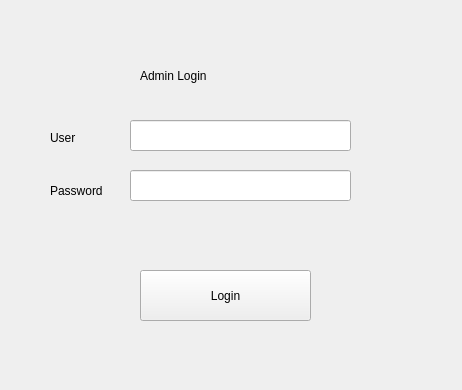
<?xml version="1.0" encoding="UTF-8"?>
<ui version="4.0">
 <class>Form</class>
 <widget class="QWidget" name="Form">
  <property name="geometry">
   <rect>
    <x>0</x>
    <y>0</y>
    <width>462</width>
    <height>390</height>
   </rect>
  </property>
  <property name="windowTitle">
   <string>Form</string>
  </property>
  <widget class="QLabel" name="label">
   <property name="geometry">
    <rect>
     <x>140</x>
     <y>60</y>
     <width>261</width>
     <height>31</height>
    </rect>
   </property>
   <property name="styleSheet">
    <string notr="true">font: 18pt &quot;MS Shell Dlg 2&quot;;</string>
   </property>
   <property name="text">
    <string>Admin Login</string>
   </property>
  </widget>
  <widget class="QLabel" name="label_2">
   <property name="geometry">
    <rect>
     <x>50</x>
     <y>130</y>
     <width>61</width>
     <height>16</height>
    </rect>
   </property>
   <property name="styleSheet">
    <string notr="true">font: 12pt &quot;MS Shell Dlg 2&quot;;</string>
   </property>
   <property name="text">
    <string>User</string>
   </property>
  </widget>
  <widget class="QLabel" name="label_4">
   <property name="geometry">
    <rect>
     <x>50</x>
     <y>180</y>
     <width>91</width>
     <height>21</height>
    </rect>
   </property>
   <property name="styleSheet">
    <string notr="true">font: 12pt &quot;MS Shell Dlg 2&quot;;</string>
   </property>
   <property name="text">
    <string>Password</string>
   </property>
  </widget>
  <widget class="QLineEdit" name="tb1">
   <property name="geometry">
    <rect>
     <x>130</x>
     <y>120</y>
     <width>221</width>
     <height>31</height>
    </rect>
   </property>
   <property name="styleSheet">
    <string notr="true">font: 12pt &quot;MS Shell Dlg 2&quot;;</string>
   </property>
  </widget>
  <widget class="QLineEdit" name="tb2">
   <property name="geometry">
    <rect>
     <x>130</x>
     <y>170</y>
     <width>221</width>
     <height>31</height>
    </rect>
   </property>
   <property name="styleSheet">
    <string notr="true">font: 12pt &quot;MS Shell Dlg 2&quot;;</string>
   </property>
   <property name="echoMode">
    <enum>QLineEdit::Password</enum>
   </property>
  </widget>
  <widget class="QPushButton" name="b1">
   <property name="geometry">
    <rect>
     <x>140</x>
     <y>270</y>
     <width>171</width>
     <height>51</height>
    </rect>
   </property>
   <property name="styleSheet">
    <string notr="true">font: 12pt &quot;MS Shell Dlg 2&quot;;</string>
   </property>
   <property name="text">
    <string>Login</string>
   </property>
  </widget>
  <widget class="QLabel" name="l1">
   <property name="geometry">
    <rect>
     <x>50</x>
     <y>80</y>
     <width>381</width>
     <height>16</height>
    </rect>
   </property>
   <property name="styleSheet">
    <string notr="true">font: 12pt &quot;MS Shell Dlg 2&quot;;</string>
   </property>
   <property name="text">
    <string/>
   </property>
  </widget>
 </widget>
 <resources/>
 <connections/>
</ui>
